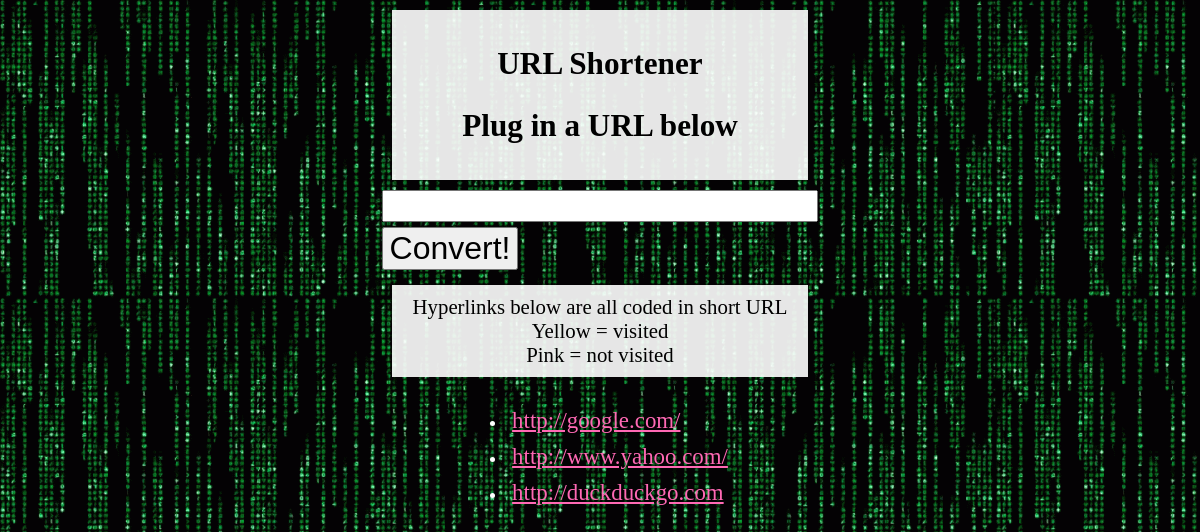
Page /url_shortener/ on the committed database.
### url_shortener/models.py (models this page shows, shortened)
class UrlShortened(models.Model):
    long_url = models.CharField(max_length=300)
    code = models.CharField(max_length=10)

### url_shortener/views.py (the view)
def index(request):
    urls = UrlShortened.objects.all()
    context = {'urls': urls}
    return render(request, 'url_shortener/index.html', context)

### url_shortener/templates/url_shortener/index.html (shortened to what this page needs)
{% load static %}
<link rel="stylesheet" type="text/css" href="{% static 'url_shortener/style.css' %}"/>
<div class="page-wrapper">
    <section class="easyreader">
        <header role="banner">
            <h1>URL Shortener</h1>
            <h2>Plug in a URL below</h2>
        </header>
    </section>
    <form  class="in_submit" action="{% url 'url_shortener:save_url' %}" method="post">
        <input type="text" name="url_input"/>
        <button class="btn_in_sub" type="submit">Convert!</button>
    </form>
    <section class="easyreader">
        <header role="banner">
            <div>Hyperlinks below are all coded in short URL<br/>
                Yellow = visited<br/>
                Pink = not visited
            </div>
        </header>
    </section>
</div>
<ul>
    {% for url in urls %}
    <li class="url_list"><a href="http://127.0.0.1:8000/url_shortener/{{ url.code }}">{{url.long_url}}</a></li>
    {% endfor %}
</ul>

### url_shortener/static/url_shortener/style.css (style rules this page uses)
li a { color: green; font-size: 130%; padding-top: 10px; }
ul { color:white; }
.easyreader { background-color: rgba(255, 255, 255, 0.9); font-size: 130%; padding: 10px; margin: 10px; text-align: center; }
input { width: 100%; font-size: 140%; text-align:center; }
button { font-size: 200%; margin: 5px auto; }
.url_list { font-size: 110%; padding: 5px; }
a:link { color:hotpink; }
.in_submit { margin: 0 auto; }

### rows in the picture
UrlShortened: long_url "http://google.com/"
UrlShortened: long_url "http://www.yahoo.com/"
UrlShortened: long_url "http://duckduckgo.com"
